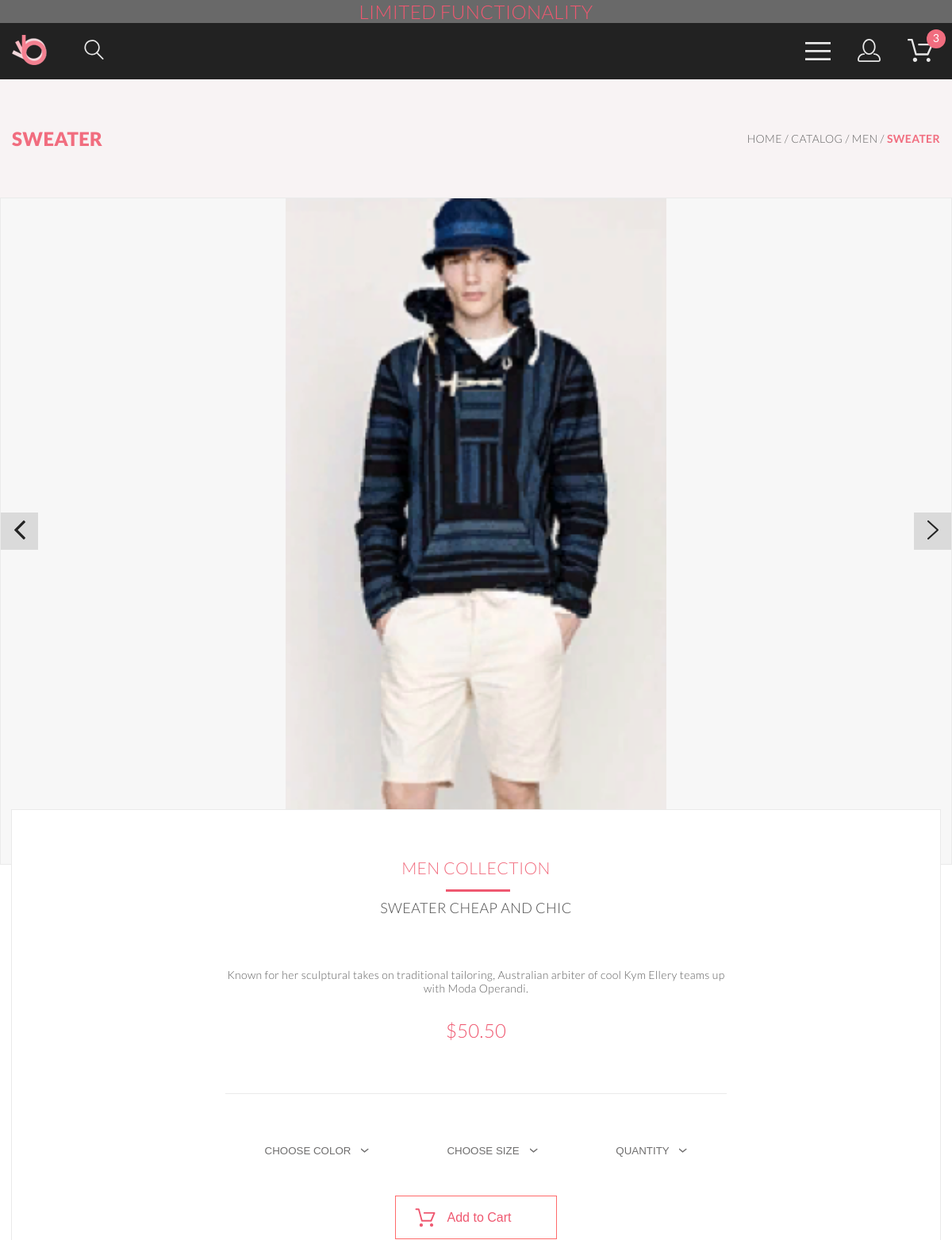
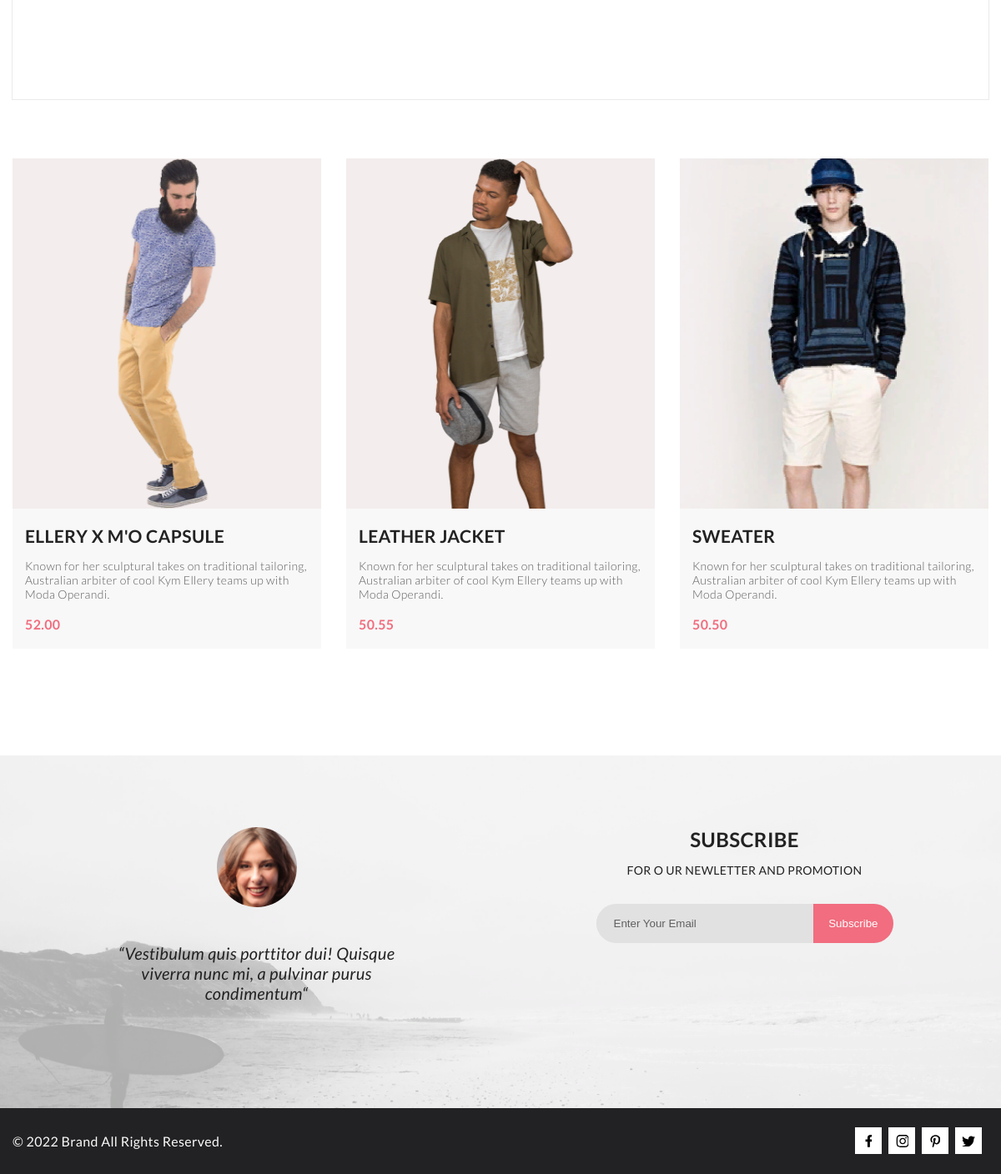
The page /product/3 (signed in) on the database its author committed (2 pictures, top to bottom).
### tables this page shows
CREATE TABLE `products` (
  `id` bigint UNSIGNED NOT NULL,
  `name` varchar(255) DEFAULT NULL,
  `brand_id` bigint UNSIGNED DEFAULT NULL,
  `category_id` bigint UNSIGNED DEFAULT NULL,
  `description` text,
  `price` decimal(11,2) DEFAULT NULL
);

CREATE TABLE `product_categories` (
  `id` bigint UNSIGNED NOT NULL,
  `category` enum('men','women','kids','accesories') DEFAULT NULL
);

CREATE TABLE `media` (
  `id` bigint UNSIGNED NOT NULL,
  `filename` varchar(255) DEFAULT NULL,
  `metadata` json DEFAULT NULL
);

### db/SQLQuery.php (called while the page is built, shortened)
<?php
function dataOnePage($count): array
{
    $sqlOnePage = 'SELECT media.filename, products.id, products.name,
                          products.description, products.price
                   FROM products
                     JOIN photo_products ON photo_products.product_id = products.id
                       JOIN media ON media.id = photo_products.media_id
                   ORDER BY RAND() LIMIT ' . $count;
    return arrayElementData($sqlOnePage);
}
function dataProductPage(int $productId): bool|array|null
{
    $sqlQuery = "SELECT p.id, p.name, p.description, p.price, pc.category, m.filename
                 FROM products p
                   JOIN product_categories pc ON pc.id = p.category_id
                   JOIN photo_products pp ON pp.product_id = p.id
                   JOIN media m ON m.id = pp.media_id
                 WHERE p.id = {$productId}";
    return oneElementData($sqlQuery);
}
function sumProductCart(int $userId)
{
    $sqlCount = "SELECT
                   SUM(op.total)
                 FROM orders o
                   JOIN orders_product op ON o.order_product_id = op.id
                 WHERE o.user_id ={$userId}";
    return oneElementData($sqlCount)['SUM(op.total)'];
}

### db/workDataBase.php (called while the page is built, shortened)
<?php
function _connectDB(): mysqli
{
    static $connectBase = null;
    if (!$connectBase) {
        $connectBase = @mysqli_connect(HOSTNAME, USERNAME, PASSWORD, DATABASE) or die('cloud not connect: ' . mysqli_connect_error());
    }
    return $connectBase;
}
function _dataBaseQuery($sqlQuery): mysqli_result|bool
{
    return mysqli_query(_connectDB(), $sqlQuery);
}
function arrayElementData($sqlQuery): array
{
    $resultQuery = _dataBaseQuery($sqlQuery);
    $listData = [];
    while ($row = mysqli_fetch_assoc($resultQuery)) {
        $listData[] = $row;
    };
    return $listData;
}
function oneElementData($sqlQuery): array|bool|null
{
    $resultQuery = _dataBaseQuery($sqlQuery);
    return mysqli_fetch_assoc($resultQuery);
}

### controller/controllerProduct.php (called while the page is built, shortened)
<?php
function controllerProductPage(int $productId): array
{
    $dataProduct = dataProductPage($productId);
    $dataBase = dataOnePage(3);
    return [
        'dataBase' => $dataBase,
        'dataProduct' => $dataProduct,
    ];
}

### public/index.php (called while the page is built, shortened)
<?php
$authorization = false;
if (checkedAuth()) {
    $authorization = true;
}
$urlArray = explode('/', $_SERVER['REQUEST_URI']);
controllerMain($urlArray, $authorization);

### models/getMenu.php (called while the page is built, shortened)
<?php
function getMenu(): array
{
    return [
        'menu' => [
            [
                'url'=>'/index',
                'name'=>'Главная',
            ],
            [
                'url'=>'/about',
                'name'=>'О нас',
                'submenu'=> [
                    [
                        'url'=>'/contact',
                        'name'=>'Контакты',
                    ],
                    [
                        'url'=>'/history',
                        'name'=>'История',
                    ],
                ],
            ],
            [
                'url'=>'/catalog',
                'name'=>'Каталог',
            ],
            [
                'url'=>'/admin',
                'name'=>'Админ',
            ],
        ]
    ];
}

### models/renderMenu.php (called while the page is built, shortened)
<?php
function renderMenu($menu): string
{
    $listMenu = "<ul>";
    foreach ($menu as $value) {
        $listMenu .= "<li><a href='{$value['url']}'>{$value['name']}</a>";
        if (isset($value['submenu'])) {
            $listMenu .= renderMenu($value['submenu']);
        }
        $listMenu .= "</li>";
    }
    $listMenu .= "</ul>";
    return $listMenu;
}
function initializationRenderMenu(): string
{
    $menu = getMenu()['menu'];
    return renderMenu($menu);
}

### controller/controllerHeader.php (called while the page is built, shortened)
<?php
function controllerHeaderCart(): array
{
    $menu = initializationRenderMenu();
    $classHeader = 'inactive';
    $counter = 0;
    $linkAdmin = '';
    if (isset($_SESSION['userId'])) {
        $counter = sumProductCart($_SESSION['userId']);
    }
    if ($counter) {
        $classHeader = 'header-cart__counter';
    }
    if (checkedAdmin($_SESSION['userId'])) {
        $linkAdmin = '<a class="header-menu__section" href="/admin">admin</a>';
    }
    return [
        'classHeader' => $classHeader,
        'counter' => $counter,
        'menu' => $menu,
        'linkAdmin' => $linkAdmin,
    ];
}

### engine/core.php (called while the page is built, shortened)
<?php
function renderPage($page, $params): bool|string
{
    return renderTemplate(LAYOUTS_DIR . 'main', [
        'header' => renderTemplate('header', controllerHeaderCart()),
        'content' => renderTemplate($page, $params),
        'footer' => renderTemplate('footer', getFooter()),
    ]);
}
function renderTemplate($page, $params): bool|string
{
    extract($params);
    include TEMPLATES_DIR . $page . '.php';
    return ob_get_clean();
}

### models/auth.php (called while the page is built, shortened)
<?php
function checkedAdmin($userId): bool
{
    $sqlQuery = "SELECT roles FROM users WHERE id = {$userId}";
    return oneElementData($sqlQuery)['roles'] === 'admin';
}

### models/getFooter.php (called while the page is built, shortened)
<?php
function getFooter(): array
{
    return [
        'text' => 'Brand All Rights Reserved. ',
        'dateYear' => date('Y'),
    ];
}

### templates/product.php (the view, shortened to what this page needs)
<div class="introduction">
    <div class="introduction__item container">
        <h1 class="introduction__title"><?= $dataProduct['name'] ?></h1>
        <p class="introduction__address">
            Home / Catalog / <?= $dataProduct['category'] ?> /
            <span class="introduction__address_color"><?= $dataProduct['name'] ?></span>
        </p>
    </div>
</div>
<main>
    <div class="slider">
        <button class="slider__button">
        </button>
        <div class="slider__photo">
            <img
                    class="slider__photo-image"
                    src="/<?= IMAGES_DIR, $dataProduct['filename'] ?>"
                    alt="photo"
            />
        </div>
        <button class="slider__button">
        </button>
    </div>
    <section class="card container">
        <h2 class="card__title"><?= $dataProduct['category'] ?> COLLECTION</h2>
        <h2 class="card__name"><?= $dataProduct['name'] ?> Cheap And Chic</h2>
        <p class="card__text">
            <?= $dataProduct['description'] ?>
        </p>
        <h3 class="card__price">$<?= $dataProduct['price'] ?></h3>
        <div class="card__option card-option">
            <div class="card-option__item">
                <div class="card-option__wrapper">
                    <select class="card-option__frame" name="color">
                        <option value="1">CHOOSE COLOR</option>
                    </select>
                </div>
                <div class="card-option__wrapper">
                    <select class="card-option__frame" name="size">
                        <option value="1">CHOOSE SIZE</option>
                    </select>
                </div>
                <div class="card-option__wrapper">
                    <select class="card-option__frame" name="count">
                        <option value="1">QUANTITY</option>
                    </select>
                </div>
            </div>
            <button class="card-option__button button-js" data-id="<?= $dataProduct['id'] ?>">
                <span class="card-option__button-text">Add to Cart</span>
            </button>
        </div>
    </section>
    <section class="product container">
        <div class="product-items product-items_top grid">
            <?php foreach ($dataBase as $product): ?>
                <figure class="product-items__item product-item">
                    <div class="suggestion-item__photo product-item__photo">
                        <img
                                class="product-item__photo_image"
                                src="/<?= IMAGES_DIR, $product['filename'] ?>"
                                alt="photo"
                        />
                        <div class="product-item__hover">
                            <button class="product-item__hover-dorder button-js" data-id="<?= $product['id'] ?>">
                                <span class="product-item__hover-text">Add to Cart</span>
                            </button>
                        </div>
                    </div>
                    <figcaption class="product-item__text">
                        <a href="/product/<?= $product['id'] ?>">
                            <h2 class="product-item__text-title"><?= $product['name'] ?></h2>
                            <p class="product-item__text-description">
                                <?= $product['description'] ?>
                            </p>
                            <h3 class="product-item__text-price"><?= $product['price'] ?></h3>
                        </a>
                    </figcaption>
                </figure>
            <?php endforeach; ?>
        </div>
    </section>
</main>

### controller/controller.php (shortened to what this page needs)
<?php
function controllerMain($urlArray, $authorization)
{
    if ($urlArray[1] === '') {
        $page = 'index';
    } else {
        $page = $urlArray[1];
    }
    if (isset($urlArray[2])) {
        $action = $urlArray[2];
    }
    $params = [];
    switch ($page) {
        case 'product':
            $params = controllerProductPage($action);
            break;
    }
    echo renderPage($page, $params);
}

### templates/header.php (shortened to what this page needs)
<header class="header">
    <div class="error_header">
        <p>limited functionality</p>
    </div>
    <div class="header-icons container">
        <div class="header-icons__item">
            <a class="header-icons__logo logo" href="/index">
                <img class="logo__icon" src="/images/header/logo.svg" alt="logo"/>
            </a>
            <form action="#products" class="header-icons__search-form search-form">
                <button class="search-form__btn search">
                </button>
            </form>
        </div>
        <div class="header-icons__item">
            <svg
                    class="header-icons__svg-menu svg-icon button-menu"
                    viewBox="0 0 32 23"
                    width="32"
                    height="23"
            >
                <path
                        d="M0 23V20.31H32V23H0ZM0 12.76V10.07H32V12.76H0ZM0 2.69V0H32V2.69H0Z"
                />
            </svg>
            <a href="/registration">
            </a>
            <div class="header-icons__cart">
                <a href="/cart">
                </a>
                <div class="header-cart__js <?= $classHeader ?>"><?= $counter ?></div>
            </div>
        </div>
    </div>
</header>

### templates/footer.php (shortened to what this page needs)
<footer>
    <section class="reviews">
        <div class="reviews-columns container">
            <div class="reviews-columns__column reviews-columns__column-comment">
                <img
                        class="reviews-columns__column-comment-photo"
                        src="/images/reviews/Intersect.svg"
                        alt="photo"
                />
                <div class="reviews-columns__column-comment-text">
                    “Vestibulum quis porttitor dui! Quisque viverra nunc mi, a pulvinar
                    purus condimentum“
                </div>
            </div>
            <div class="reviews-columns__column reviews-columns__column-form">
                <h2 class="reviews-columns__column-form-title">SUBSCRIBE</h2>
                <p class="reviews-columns__column-form-subtitle">
                    FOR O UR NEWLETTER AND PROMOTION
                </p>
                <form class="reviews-columns__column-form-button">
                    <input
                            class="reviews-columns__column-form-button_email"
                            type="email"
                            name="email"
                            placeholder="Enter Your Email"
                            id="email"
                    />
                    <button class="reviews-columns__column-form-button_btn" type="submit">
                        Subscribe
                    </button>
                </form>
            </div>
        </div>
    </section>
    <div class="footer-bottom">
        <div class="footer-bottom__row container">
            <p class="footer-bottom__text">&copy; <?= $dateYear . ' ' . $text ?> </p>
            <div class="footer-bottom__social social">
                <a href="#" class="social__item">
                </a>
                <a href="#" class="social__item">
                </a>
                <a href="#" class="social__item">
                </a>
                <a href="#" class="social__item">
                </a>
            </div>
        </div>
    </div>
</footer>

### templates/layouts/main.php (shortened to what this page needs)
<!DOCTYPE html>
<html lang="en">
<head>
    <link rel="stylesheet" href="/style/style.min.css"/>
</head>
<body>
<?= $header ?>
<?= $content ?>
<?= $footer ?>
</body>
</html>

### rows shown on the page
products: name "SWEATER", category.category "MEN", media.filename (picture), description "Known for her sculptural takes on traditional tailoring, Australian arbiter of cool Kym Ellery teams up with Moda Operandi.", price "50.50"
products: media.filename (picture), name "ELLERY X M'O CAPSULE", description "Known for her sculptural takes on traditional tailoring, Australian arbiter of cool Kym Ellery teams up with Moda Operandi.", price "52.00"
products: media.filename (picture), name "LEATHER JACKET", description "Known for her sculptural takes on traditional tailoring, Australian arbiter of cool Kym Ellery teams up with Moda Operandi.", price "50.55"

### other values the page prints
$counter "3"
$dateYear "2022"
$text "Brand All Rights Reserved."
